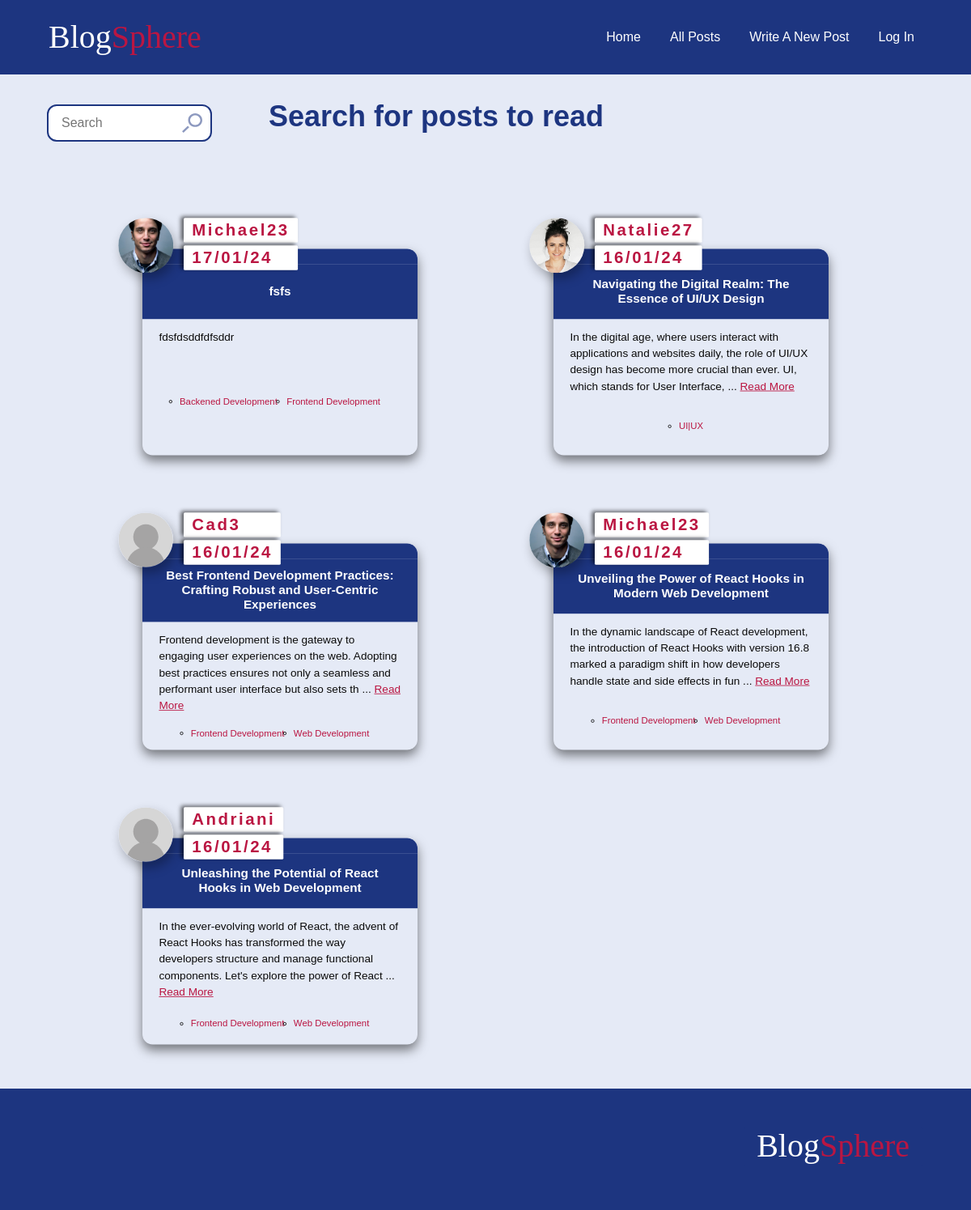
/posts/, run on an earlier commit of the app's database.
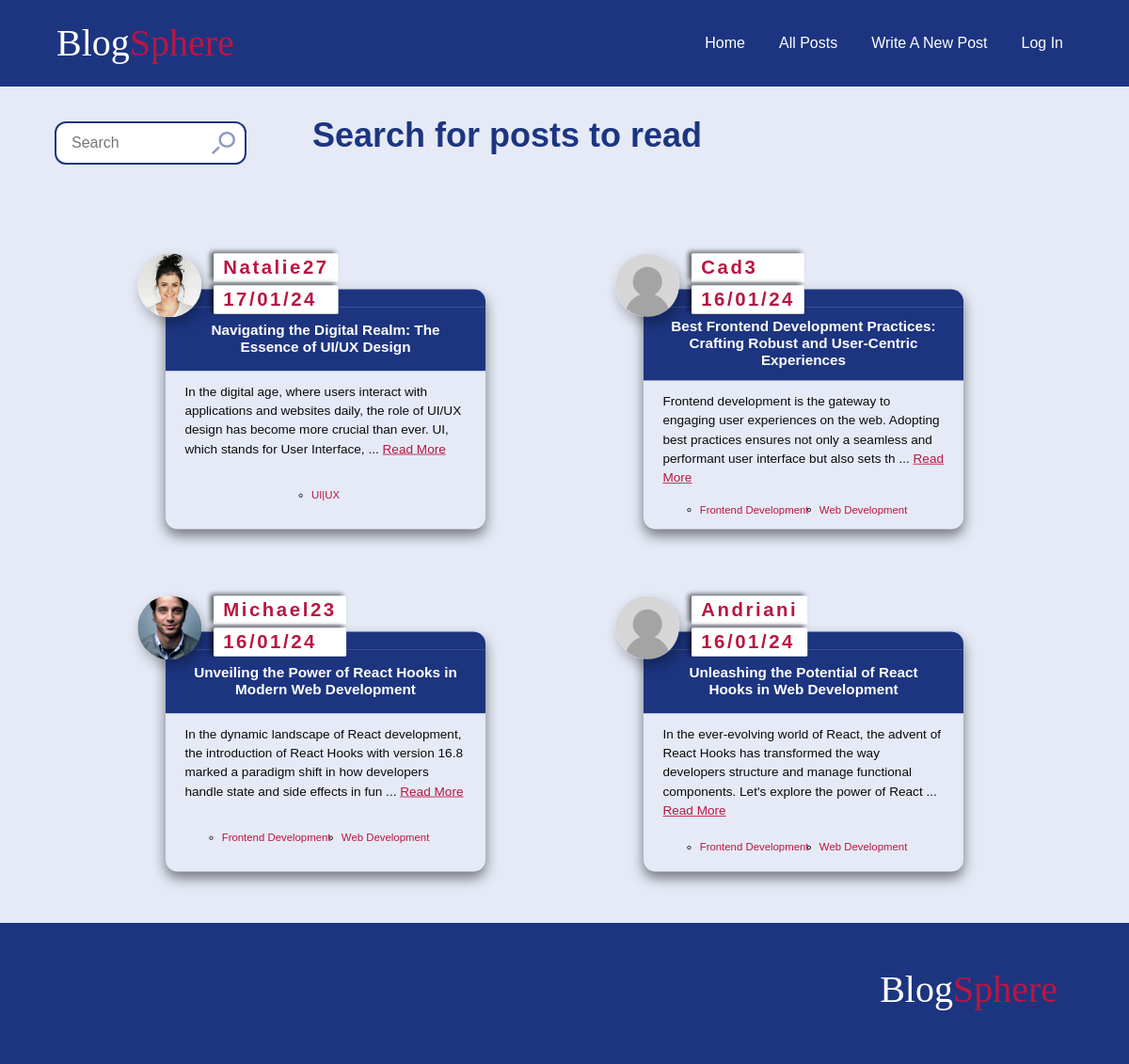
And on a later commit of the database.
### blog/models.py (models this page shows, shortened)
class Navigation(models.Model):
    text= models.CharField(max_length=100)
    destination= models.CharField(max_length=100)

class Post(models.Model):
    title = models.CharField(max_length=100)
    author = models.ForeignKey(User,  on_delete=models.CASCADE)
    body = RichTextUploadingField(blank=True, null=True)
    created_at = models.DateField(auto_now=True)
    tags = models.ManyToManyField(Tag)
    slug = models.SlugField(unique=True, editable= False, blank= True, db_index=True, default='')
    comments = models.ManyToManyField('Comment')
    class Meta:
        ordering = ['-created_at']

class Tag(models.Model):
    name = models.CharField(max_length=100)
    def __str__(self):
        return f'{self.name}'

### accounts/models.py (models this page shows, shortened)
class Profile(models.Model):
    MALE = 'M'
    FEMALE = 'F'
    OTHER = 'O'
    GENDER_CHOICES = [
        (MALE, 'Male'),
        (FEMALE, 'Female'),
        (OTHER, 'Other'),
    ]
    user = models.OneToOneField(User, on_delete=models.CASCADE)
    bio = models.TextField(blank=True,null=True,  max_length = 400)
    profile_pic = models.ImageField( blank=True, null=True)
    gender = models.CharField(null=True,  max_length=1,choices=GENDER_CHOICES, default= MALE)
    birthday = models.DateField(null=True, blank = True, default=default_date)
    job = models.CharField(blank=True, null=True,  max_length = 400)
    first_name = models.CharField(null=True, blank=True, max_length=100)
    last_name = models.CharField(null=True, blank=True, max_length=100)
    email = models.EmailField(null=True, blank=True,  max_length=254)
    full_name = models.CharField(null=True, max_length = 200, blank= True)
    country = models.CharField(null=True, blank=True, max_length=100)
    city = models.CharField(null=True, blank=True, max_length=100)
    following = models.ManyToManyField('self',symmetrical=False, blank=True)
    followers = models.ManyToManyField("self", related_name="followed_by", symmetrical=False, blank=True)
    comments = models.ManyToManyField(Comment,related_name='user_comments')

### blog/views.py (the view)
# urls.py: path('posts/', views.all_posts, name='posts'),
def all_posts(request):
   q = request.GET.get('q', '').strip()
   tag = request.GET.get('tag', '')
   filter_param = request.GET.get('filter', '')
   all_posts = posts.all()
   filtered_posts_by_author = posts.filter(author__username__contains=q)
   filtered_posts_by_title =all_posts.filter(title__icontains=q)
   filtered_posts_by_tag = posts.filter(Q(tags__name__contains=q)| Q(tags__name = tag)).distinct()
   if q:
      filtered_posts = posts.filter(
      Q(tags__name=tag) |
      Q(tags__name__icontains=q) |
      Q(author__username__icontains=q) |
      Q(slug__icontains=q)
   ).distinct().order_by('-created_at','title')
   else:
      filtered_posts = None;
   tag_posts = posts.filter(tags__name = tag)
   context = {
      'all_posts': all_posts,
      'tag': tag,
      'filter': filter_param,
      'filtered_posts': filtered_posts,
      'search': q,
      'tag_posts': tag_posts,
      "filtered_posts_by_author": filtered_posts_by_author,
      "filtered_posts_by_title": filtered_posts_by_title,
      "filtered_posts_by_tag": filtered_posts_by_tag
   }
   return render(request, 'blog/posts.html', context)

### blog/context_processors.py (called while the page is built)
def render_Nav_processor(request):
  if request.user.is_authenticated:
    navigation_links = Navigation.objects.exclude(destination = 'login')
  else:
    navigation_links = Navigation.objects.exclude(destination = 'logout').exclude(destination = 'editProfile')
  return  {
        'nav_links': navigation_links
    }

### blog/templates/blog/posts.html (shortened to what this page needs)
{% extends '../layout.html'%}
{% load static%}
{% block style %}
<link rel="stylesheet" href="{% static "posts.css"%}">
<link rel="stylesheet" href="{% static "article.css"%}">
{% endblock  %}
{% block content %}
<div class="heading-row" >
    <form class="search-container" action={{request.path}} method="GET">
        <input class="search-input" type="text"  placeholder="Search" name="q" id="q">
        <img class="search-icon" src="{% static 'search-icon.svg' %}" alt="search icon">
    </form>
    {% if filtered_posts %}
    <div class="search-container">
<h1>Search Results for <span class="post-about">{{search|title}}</span>:  <span class="search-container-count" > {{filtered_posts.count}}</span></h1>
<div class="search-container--filter">
{% if filtered_posts.count %}
<h4>Filter by:</h4>
<div class="filter-links">
<a class=" {% if filter == 'author' %} filter-active {% endif %}  filter-by--author filter-link" href="{% url 'posts'%}?filter=author&q={{search}}"> Author <span >{{filtered_posts_by_author.count}}</span> </a>
<a class=" {% if filter == 'title' %} filter-active {% endif %} filter-by--title filter-link" href="{% url 'posts'%}?filter=title&q={{search}}"> Posts <span >{{filtered_posts_by_title.count}}</span></a>
<a class="{% if filter == 'tag' %} filter-active {% endif %} filter-by--tag filter-link" href="{% url 'posts'%}?filter=tag&q={{search}}"> Tags <span >{{filtered_posts_by_tag.count}}</span></a>
<a class="filter-reset filter-link" href="{% url 'posts'%}?q={{search}}"> Reset filter</a>
</div>
{% endif %}
</div>
</div>
{% else %}
{% if tag %}
<h1 >Posts about <span class="post-about">{{tag}}</span></h1>
{% else %}
<h1>Search for posts to read</h1>
{% endif %}
{% endif %}
</div>
     <ul class="blogs">
        {% if tag %}
        {% for post in tag_posts %}
        {% include "components/article.html" %}
        {% endfor %}
        {% else %}
        {% if not filtered_posts and not search %}
    {% for post in all_posts %}
   {% include "components/article.html" %}
    {% endfor %}
  {% endif %}
 {% endif %}</ul>
{% endblock content %}

### templates/components/header.html (shortened to what this page needs)
{% load static%}
{% block style %}
<link rel="stylesheet" href="{% static "header.css"%}">
<link rel="stylesheet" href="{% static "article.css"%}">
{% endblock  %}
<header class="nav-header" >
    <div class="container header">
      <div>
       <span class="logo">Blog<span class="brand-accent">Sphere
    </div><nav >
    <ul class="nav">
     {% for link in nav_links %}
       <li>
        <a href="{% url link.destination %}">{{ link.text | title }}</a>
       </li>
       {% endfor %}
    </ul>
</nav>
</div>
</header>

### templates/components/article.html (shortened to what this page needs)
{% load static %}
<li class="post ">
    <header class="author">
        {% if post.author != request.user %}
         <a href="{% url 'user-profile' username=post.author tab='informations' %}">
            {% else %}
            <a href="{% url 'editProfile' %}?tab=informations">
       {% endif %}
       {% if post.author.profile.profile_pic %}
       <img class="profile-picture" src="{{ post.author.profile.profile_pic.url }}" alt="Profile Picture">
{% else %}
            <img class="no-picture" src="{% static 'images/no-profile-picture.svg' %}" alt="">
            {% endif%}
        </a>
            <div class="author-post__details">
                {% if post.author != request.user  %}
                <a href="{% url 'user-profile' username=post.author tab='informations' %}">
                    <span class="author-post__details-name">{{post.author.username}}</span> </a>{% endif %}
                    <span class="author-post__details-date">{{post.created_at|date:"d/m/y"}}</span></div>
                </header>
                <a href="{% url 'post' post.slug %}">
        <div class="title-container">
            <h3 class="post-title">{{ post.title }}</h3>
        </div>
        <div class="content">
            <p class="post-content">
                {{ post.body|slice:":175"|safe }}
                {% if post.body|length > 175 %}
                ... <a class="read_more" href="{% url 'post' post.slug %}">Read More</a>
                {% endif %}
            </p>
        </a>
            <div class="row">
                <ul class="tags">
                    {% for tag in post.tags.all %}
                        <li><a href="{% url 'posts'%}?tag={{tag}}" class="tag"> {{tag}}</a></li>
                    {% endfor %}
                </ul>
            </div>
    </li>

What changed in the data, as far as the page shows it:
removed Post: author.profile.profile_pic (picture), author.username "Michael23", created_at "17/01/24", title "fsfs", body "fdsfdsddfdfsddr", Tag (name "Frontend Development")
no longer on this page (row unchanged): Tag: name "Backened Development", shown under "Michael23"
changed Post "Navigating the Digital Realm: The Essence of UI/UX Design": created_at "16/01/24" → "17/01/24"
